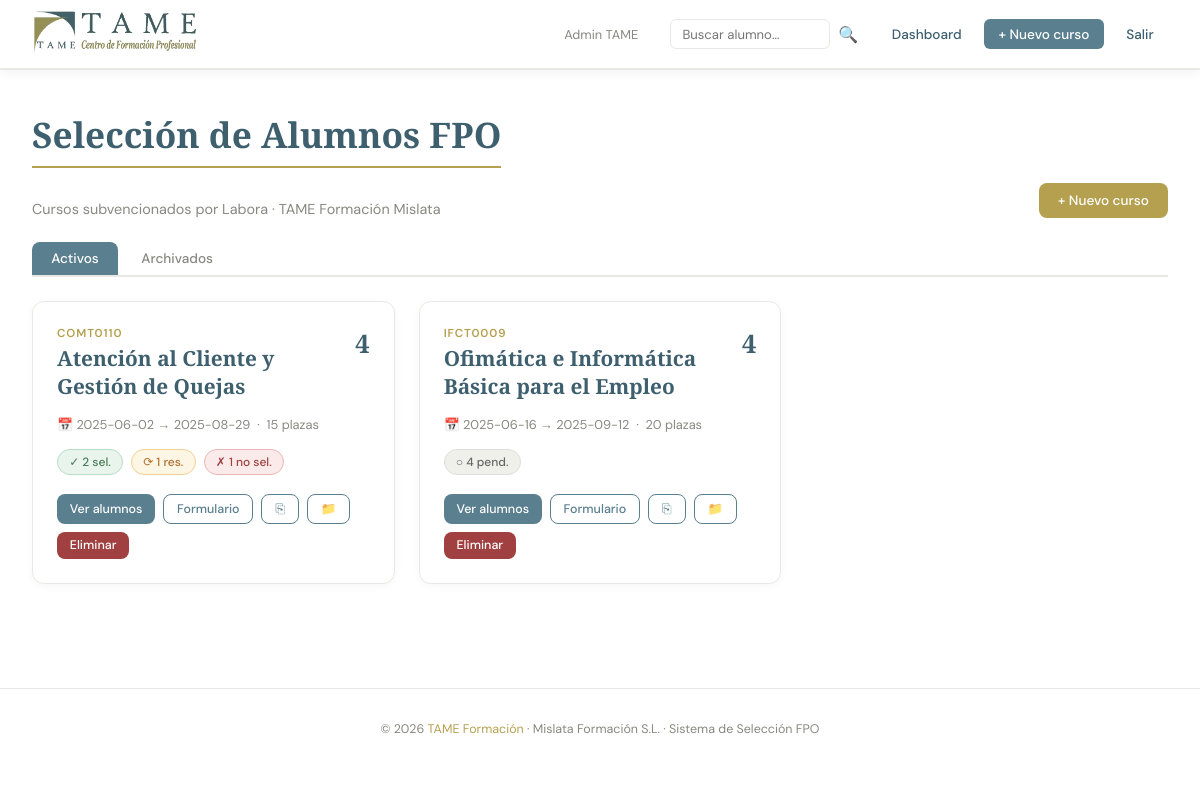
/ (signed in), run on the app's committed database.
### tables this page shows
CREATE TABLE cursos (
            id INTEGER PRIMARY KEY AUTOINCREMENT,
            nombre TEXT NOT NULL,
            codigo TEXT,
            fecha_inicio TEXT,
            fecha_fin TEXT,
            plazas INTEGER DEFAULT 20,
            descripcion TEXT,
            preguntas_prueba TEXT DEFAULT '[]',
            creado_en TEXT DEFAULT CURRENT_TIMESTAMP
        , archivado INTEGER DEFAULT 0, inscripciones_abiertas INTEGER DEFAULT 1);

### app.py (the view)
@app.route('/')
@login_required
def dashboard():
    tab       = request.args.get('tab', 'activos')
    archivado = 1 if tab == 'archivados' else 0
    conn      = get_db()
    cursos    = conn.execute("""
        SELECT c.*,
               COUNT(a.id) as total,
               SUM(CASE WHEN a.estado='seleccionado'    THEN 1 ELSE 0 END) as seleccionados,
               SUM(CASE WHEN a.estado='reserva'         THEN 1 ELSE 0 END) as reservas,
               SUM(CASE WHEN a.estado='no_seleccionado' THEN 1 ELSE 0 END) as no_seleccionados,
               SUM(CASE WHEN a.estado='pendiente'       THEN 1 ELSE 0 END) as pendientes
        FROM cursos c LEFT JOIN alumnos a ON a.curso_id=c.id
        WHERE c.archivado=?
        GROUP BY c.id ORDER BY c.creado_en DESC
    """, (archivado,)).fetchall()
    return render_template('dashboard.html', cursos=cursos, tab=tab)

### app.py (called while the page is built)
def get_db():
    if 'db' not in g:
        g.db = sqlite3.connect(DB)
        g.db.row_factory = sqlite3.Row
    return g.db

def login_required(f):
    @wraps(f)
    def decorated(*args, **kwargs):
        if 'user_id' not in session:
            return redirect(url_for('login'))
        return f(*args, **kwargs)
    return decorated

### templates/dashboard.html (shortened to what this page needs)
{% extends 'base.html' %}
{% block content %}
<div class="dash-header" style="display:flex;justify-content:space-between;align-items:flex-end;margin-bottom:1.5rem;flex-wrap:wrap;gap:1rem;">
  <div>
    <h1 class="page-title">Selección de Alumnos FPO</h1>
    <p style="color:var(--gris-t);font-size:0.9rem;">Cursos subvencionados por Labora · TAME Formación Mislata</p>
  </div>
  <a href="{{ url_for('nuevo_curso') }}" class="btn btn-gold">+ Nuevo curso</a>
</div>
<div class="tabs-nav" style="display:flex;gap:0.25rem;margin-bottom:1.5rem;border-bottom:2px solid var(--gris-l);padding-bottom:0;">
  <a href="{{ url_for('dashboard', tab='activos') }}"
     style="padding:0.5rem 1.2rem;text-decoration:none;font-size:0.85rem;font-weight:500;border-radius:8px 8px 0 0;
            {% if tab=='activos' %}background:var(--azul);color:white;{% else %}color:var(--gris-t);{% endif %}">
    Activos
  </a>
  <a href="{{ url_for('dashboard', tab='archivados') }}"
     style="padding:0.5rem 1.2rem;text-decoration:none;font-size:0.85rem;font-weight:500;border-radius:8px 8px 0 0;
            {% if tab=='archivados' %}background:var(--azul);color:white;{% else %}color:var(--gris-t);{% endif %}">
    Archivados
  </a>
</div>
{% if not cursos %}
<div class="card" style="text-align:center;padding:3rem;">
  <p style="font-family:'Cormorant Garamond',serif;font-size:1.3rem;color:var(--gris-t);">
    {% if tab=='archivados' %}No hay cursos archivados.{% else %}No hay cursos todavía.{% endif %}
  </p>
  {% if tab=='activos' %}
  <a href="{{ url_for('nuevo_curso') }}" class="btn btn-primary" style="margin-top:1rem;">Crear el primer curso</a>
  {% endif %}
</div>
{% else %}
<div class="cursos-grid" style="display:grid;grid-template-columns:repeat(auto-fill,minmax(300px,1fr));gap:1.5rem;">
  {% for c in cursos %}
  <div class="card" style="position:relative;">
    <div style="display:flex;justify-content:space-between;align-items:flex-start;margin-bottom:1rem;">
      <div>
        <div style="font-size:0.72rem;text-transform:uppercase;letter-spacing:0.08em;color:var(--dorado);font-weight:600;margin-bottom:0.2rem;">{{ c.codigo or 'FPO' }}</div>
        <h2 style="font-family:'Cormorant Garamond',serif;font-size:1.3rem;color:var(--azul-d);">{{ c.nombre }}</h2>
      </div>
      <span style="font-size:1.6rem;font-family:'Cormorant Garamond',serif;font-weight:700;color:var(--azul-d);">{{ c.total }}</span>
    </div>
    {% if c.fecha_inicio %}
    <div style="font-size:0.8rem;color:var(--gris-t);margin-bottom:1rem;">
      📅 {{ c.fecha_inicio }} {% if c.fecha_fin %}→ {{ c.fecha_fin }}{% endif %}
      &nbsp;·&nbsp; {{ c.plazas }} plazas
    </div>
    {% endif %}
    <div style="display:flex;gap:0.5rem;flex-wrap:wrap;margin-bottom:1.2rem;">
      {% if c.seleccionados %}<span class="badge badge-seleccionado">✓ {{ c.seleccionados }} sel.</span>{% endif %}
      {% if c.reservas %}<span class="badge badge-reserva">⟳ {{ c.reservas }} res.</span>{% endif %}
      {% if c.pendientes %}<span class="badge badge-pendiente">○ {{ c.pendientes }} pend.</span>{% endif %}
      {% if c.no_seleccionados %}<span class="badge badge-no_seleccionado">✗ {{ c.no_seleccionados }} no sel.</span>{% endif %}
    </div>
    <div style="display:flex;gap:0.5rem;flex-wrap:wrap;">
      {% if tab == 'activos' %}
        <a href="{{ url_for('ver_curso', cid=c.id) }}" class="btn btn-primary btn-sm">Ver alumnos</a>
        <a href="{{ url_for('inscripcion', cid=c.id) }}" class="btn btn-outline btn-sm" target="_blank">Formulario</a>
        <form method="POST" action="{{ url_for('duplicar_curso', cid=c.id) }}" style="display:inline;">
          <button class="btn btn-outline btn-sm" title="Duplicar curso">⎘</button>
        </form>
        <form method="POST" action="{{ url_for('archivar_curso', cid=c.id) }}" style="display:inline;" onsubmit="return confirm('¿Archivar este curso?')">
          <button class="btn btn-outline btn-sm" title="Archivar">📁</button>
        </form>
        <form method="POST" action="{{ url_for('eliminar_curso', cid=c.id) }}" style="display:inline;" onsubmit="return confirm('¿Eliminar curso y todos sus alumnos?')">
          <button class="btn btn-danger btn-sm">Eliminar</button>
        </form>
      {% endif %}
    </div>
  </div>
  {% endfor %}
</div>
{% endif %}
{% endblock %}

### templates/base.html (style rules this page uses)
:root { --azul: #5a7f8f; --azul-d: #3d5f6e; --dorado: #b5a050; --dorado-l:#d4bc6a; --blanco: #ffffff; --gris-f: #f7f7f5; --gris-l: #e8e8e4; --gris-t: #888880; --negro: #1a1a18; --verde: #4a7c59; --rojo: #a04040; --naranja: #b07030; }
*, *::before, *::after { box-sizing: border-box; margin: 0; padding: 0; }
body { font-family: 'DM Sans', sans-serif; background: var(--blanco); color: var(--negro); min-height: 100vh; }
.page-title { font-family: 'Cormorant Garamond', serif; font-size: 2.2rem; font-weight: 600; color: var(--azul-d); border-bottom: 2px solid var(--dorado); padding-bottom: 0.5rem; margin-bottom: 2rem; display: inline-block; }
.card { background: var(--blanco); border: 1px solid var(--gris-l); border-radius: 12px; padding: 1.5rem; box-shadow: 0 2px 8px rgba(0,0,0,0.04); transition: box-shadow 0.2s, transform 0.2s; }
.btn { display: inline-flex; align-items: center; gap: 0.4rem; padding: 0.55rem 1.2rem; border-radius: 8px; border: none; cursor: pointer; font-family: 'DM Sans', sans-serif; font-size: 0.85rem; font-weight: 500; text-decoration: none; transition: all 0.2s; }
.btn-primary { background: var(--azul); color: white; }
.btn-gold { background: var(--dorado); color: white; }
.btn-outline { background: transparent; border: 1.5px solid var(--azul); color: var(--azul); }
.btn-danger { background: var(--rojo); color: white; }
.btn-sm { padding: 0.35rem 0.8rem; font-size: 0.78rem; }
.badge { display: inline-flex; align-items: center; gap: 0.3rem; padding: 0.25rem 0.7rem; border-radius: 20px; font-size: 0.75rem; font-weight: 500; white-space: nowrap; }
.badge-pendiente { background: #f0f0ea; color: #666; border: 1px solid #ddd; }
.badge-seleccionado { background: #e8f4ec; color: var(--verde); border: 1px solid #b8ddc4; }
.badge-reserva { background: #fef6e4; color: var(--naranja); border: 1px solid #f0d090; }
.badge-no_seleccionado { background: #faeaea; color: var(--rojo); border: 1px solid #e8b8b8; }

### data on the page
cursos: codigo "COMT0110", nombre "Atención al Cliente y Gestión de Quejas", total "4", fecha_inicio "2025-06-02", fecha_fin "2025-08-29", plazas "15", seleccionados "2", reservas "1", no_seleccionados "1"
cursos: codigo "IFCT0009", nombre "Ofimática e Informática Básica para el Empleo", total "4", fecha_inicio "2025-06-16", fecha_fin "2025-09-12", plazas "20", pendientes "4"

### other printed values
{{ session.user_nombre }} "Admin TAME"
